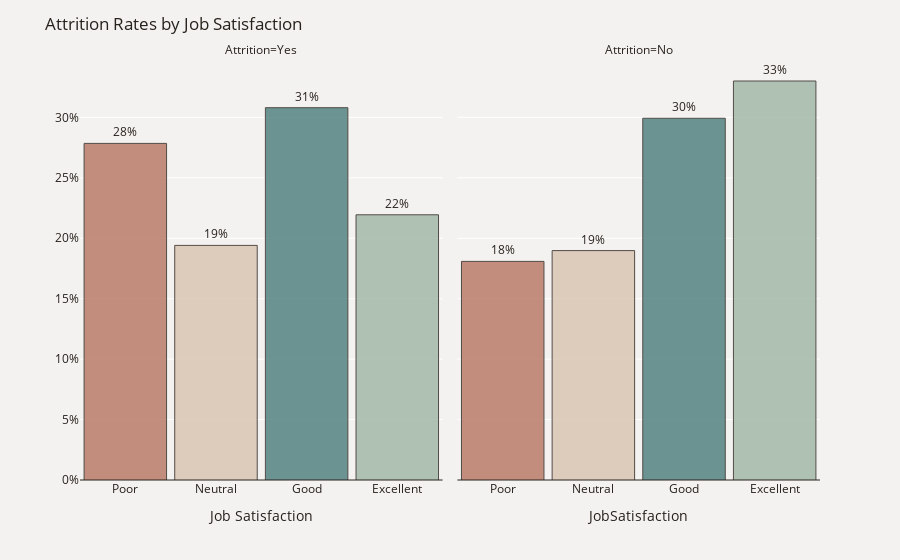

Here is the notebook cell this chart was saved with:
### Code cell
plot_df = data.groupby(['Attrition'])['JobSatisfaction'].value_counts(normalize=True)
plot_df = plot_df.mul(100).rename('Percent').reset_index().sort_values('JobSatisfaction')
plot_df.JobSatisfaction=pd.Categorical(plot_df.JobSatisfaction).rename_categories(
    {1:'Poor', 2:'Neutral', 3:'Good', 4:'Excellent'})
fig = px.bar(plot_df, x='JobSatisfaction', y='Percent', text='Percent', opacity=0.8,
             facet_col="Attrition", category_orders={"Attrition": ["Yes", "No"]})
fig.update_traces(texttemplate='%{text:.2s}%', textposition='outside', 
                  marker_color=['#B6735F', '#D7C2B0', '#497B7A', '#9EB5A3'],
                  marker_line=dict(width=1, color='#28221D'))
fig.update_yaxes(title="",zeroline=True, zerolinewidth=1, zerolinecolor='#28221D', ticksuffix='%')
fig.update_layout(title_text='Attrition Rates by Job Satisfaction', bargap=.09,font_color='#28221D',
                  xaxis_title='Job Satisfaction',paper_bgcolor='#F4F2F0', plot_bgcolor='#F4F2F0')
fig.show()

### Figure 1 — Plotly figure (JSON) as saved in the notebook; plotly's stock layout.template omitted (floating-point values rounded to 4 significant figures)
{"data": [{"alignmentgroup": "True", "hovertemplate": "Attrition=Yes<br>JobSatisfaction=%{x}<br>Percent=%{text}<extra></extra>", "legendgroup": "", "marker": {"color": ["#B6735F", "#D7C2B0", "#497B7A", "#9EB5A3"], "line": {"color": "#28221D", "width": 1}, "opacity": 0.8, "pattern": {"shape": ""}}, "name": "", "offsetgroup": "", "orientation": "v", "showlegend": false, "text": [27.85, 19.41, 30.8, 21.94], "textposition": "outside", "texttemplate": "%{text:.2s}%", "type": "bar", "x": ["Poor", "Neutral", "Good", "Excellent"], "xaxis": "x", "y": [27.85, 19.41, 30.8, 21.94], "yaxis": "y"}, {"alignmentgroup": "True", "hovertemplate": "Attrition=No<br>JobSatisfaction=%{x}<br>Percent=%{text}<extra></extra>", "legendgroup": "", "marker": {"color": ["#B6735F", "#D7C2B0", "#497B7A", "#9EB5A3"], "line": {"color": "#28221D", "width": 1}, "opacity": 0.8, "pattern": {"shape": ""}}, "name": "", "offsetgroup": "", "orientation": "v", "showlegend": false, "text": [18.09, 18.98, 29.93, 33.01], "textposition": "outside", "texttemplate": "%{text:.2s}%", "type": "bar", "x": ["Poor", "Neutral", "Good", "Excellent"], "xaxis": "x2", "y": [18.09, 18.98, 29.93, 33.01], "yaxis": "y2"}], "layout": {"annotations": [{"font": {}, "showarrow": false, "text": "Attrition=Yes", "x": 0.245, "xanchor": "center", "xref": "paper", "y": 1, "yanchor": "bottom", "yref": "paper"}, {"font": {}, "showarrow": false, "text": "Attrition=No", "x": 0.755, "xanchor": "center", "xref": "paper", "y": 1, "yanchor": "bottom", "yref": "paper"}], "autosize": true, "bargap": 0.09, "barmode": "relative", "font": {"color": "#28221D"}, "legend": {"tracegroupgap": 0}, "margin": {"t": 60}, "paper_bgcolor": "#F4F2F0", "plot_bgcolor": "#F4F2F0", "title": {"text": "Attrition Rates by Job Satisfaction"}, "xaxis": {"anchor": "y", "autorange": true, "domain": [0, 0.49], "range": [-0.5, 3.5], "title": {"text": "Job Satisfaction"}, "type": "category"}, "xaxis2": {"anchor": "y2", "autorange": true, "domain": [0.51, 1], "matches": "x", "range": [-0.5, 3.5], "title": {"text": "JobSatisfaction"}, "type": "category"}, "yaxis": {"anchor": "x", "autorange": true, "domain": [0, 1], "range": [0, 34.75], "ticksuffix": "%", "title": {"text": ""}, "type": "linear", "zeroline": true, "zerolinecolor": "#28221D", "zerolinewidth": 1}, "yaxis2": {"anchor": "x2", "autorange": true, "domain": [0, 1], "matches": "y", "range": [0, 34.75], "showticklabels": false, "ticksuffix": "%", "title": {"text": ""}, "type": "linear", "zeroline": true, "zerolinecolor": "#28221D", "zerolinewidth": 1}}}
